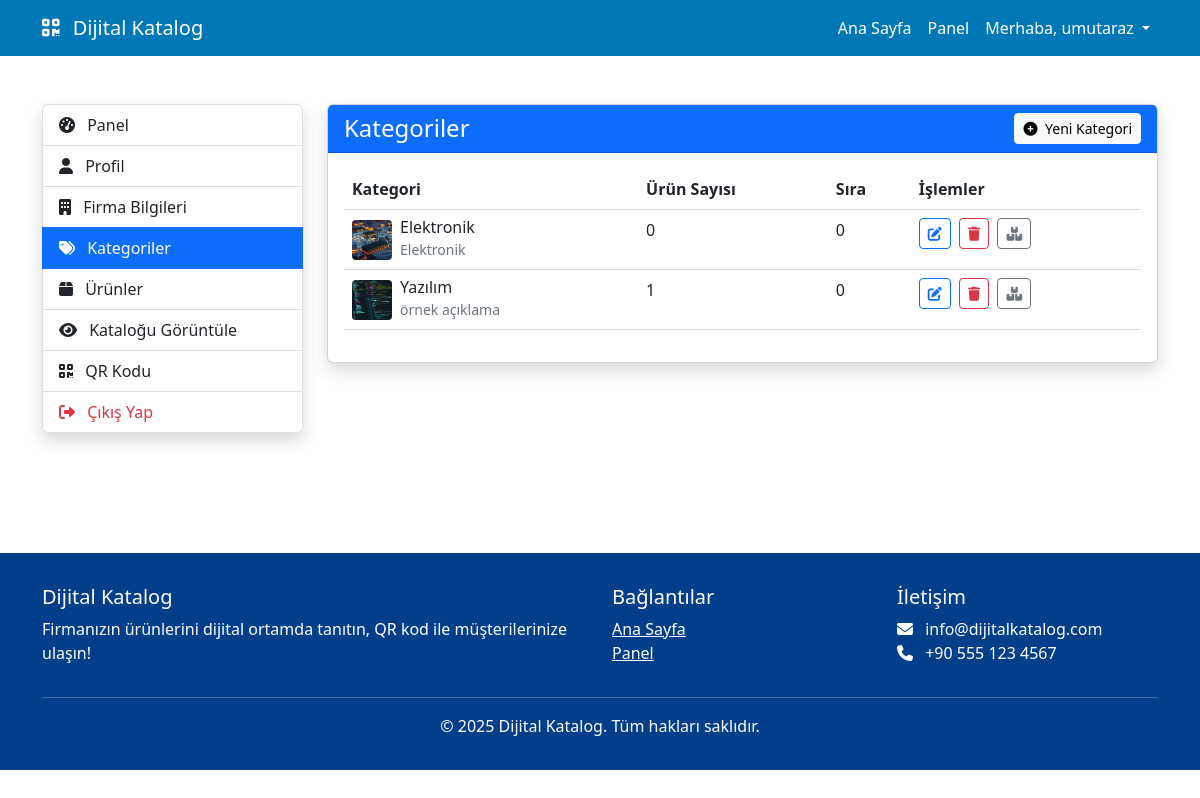
Page /categories/ (signed in) on the committed database.
### catalog/models.py (models this page shows, shortened)
class Category(models.Model):
    company = models.ForeignKey(Company, on_delete=models.CASCADE, related_name="categories", verbose_name="Firma")
    name = models.CharField(max_length=100, verbose_name="Kategori Adı")
    description = models.TextField(blank=True, verbose_name="Açıklama")
    image = models.ImageField(upload_to="categories/", blank=True, null=True, verbose_name="Resim")
    order = models.PositiveIntegerField(default=0, verbose_name="Sıralama")
    class Meta:
        verbose_name = "Kategori"
        verbose_name_plural = "Kategoriler"
        ordering = ["order", "name"]

### catalog/views.py (the view)
# urls.py: path('categories/', views.category_list_view, name='category_list'),
@login_required
def category_list_view(request):
    try:
        company = Company.objects.get(user=request.user)
        categories = company.categories.all()
    except Company.DoesNotExist:
        return redirect('create_company')
    context = {
        'company': company,
        'categories': categories,
    }
    return render(request, 'catalog/category_list.html', context)

### templates/catalog/category_list.html (shortened to what this page needs)
{% extends 'base.html' %}
{% block content %}
<div class="container py-5">
    <div class="row">
        <div class="col-md-3 mb-4">
            <div class="list-group shadow">
                <a href="{% url 'dashboard' %}" class="list-group-item list-group-item-action">
                    <i class="fas fa-tachometer-alt me-2"></i> Panel
                </a>
                <a href="{% url 'update_profile' %}" class="list-group-item list-group-item-action">
                    <i class="fas fa-user me-2"></i> Profil
                </a>
                <a href="{% url 'update_company' %}" class="list-group-item list-group-item-action">
                    <i class="fas fa-building me-2"></i> Firma Bilgileri
                </a>
                <a href="{% url 'catalog:category_list' %}" class="list-group-item list-group-item-action active">
                    <i class="fas fa-tags me-2"></i> Kategoriler
                </a>
                <a href="{% url 'catalog:product_list' %}" class="list-group-item list-group-item-action">
                    <i class="fas fa-box me-2"></i> Ürünler
                </a>
                <a href="{% url 'catalog:company_catalog' company.slug %}" class="list-group-item list-group-item-action">
                    <i class="fas fa-eye me-2"></i> Kataloğu Görüntüle
                </a>
                <a href="{% url 'catalog:generate_qr' company.slug %}" class="list-group-item list-group-item-action" target="_blank">
                    <i class="fas fa-qrcode me-2"></i> QR Kodu
                </a>
                <a href="{% url 'logout' %}" class="list-group-item list-group-item-action text-danger">
                    <i class="fas fa-sign-out-alt me-2"></i> Çıkış Yap
                </a>
            </div>
        </div>
        <div class="col-md-9">
            <div class="card shadow">
                <div class="card-header bg-primary text-white d-flex justify-content-between align-items-center">
                    <h4 class="mb-0">Kategoriler</h4>
                    <a href="{% url 'catalog:category_create' %}" class="btn btn-light btn-sm">
                        <i class="fas fa-plus-circle me-1"></i> Yeni Kategori
                    </a>
                </div>
                <div class="card-body">
                    {% if categories %}
                        <div class="table-responsive">
                            <table class="table table-hover">
                                <thead>
                                    <tr>
                                        <th>Kategori</th>
                                        <th>Ürün Sayısı</th>
                                        <th>Sıra</th>
                                        <th>İşlemler</th>
                                    </tr>
                                </thead>
                                <tbody>
                                    {% for category in categories %}
                                        <tr>
                                            <td>
                                                <div class="d-flex align-items-center">
                                                    {% if category.image %}
                                                        <img src="{{ category.image.url }}" alt="{{ category.name }}" class="me-2" style="width: 40px; height: 40px; object-fit: cover; border-radius: 4px;">
                                                    {% else %}
                                                        <div class="bg-light d-flex justify-content-center align-items-center me-2" style="width: 40px; height: 40px; border-radius: 4px;">
                                                            <i class="fas fa-tag text-muted"></i>
                                                        </div>
                                                    {% endif %}
                                                    <div>
                                                        <h6 class="mb-0">{{ category.name }}</h6>
                                                        {% if category.description %}
                                                            <small class="text-muted">{{ category.description|truncatechars:50 }}</small>
                                                        {% endif %}
                                                    </div>
                                                </div>
                                            </td>
                                            <td>{{ category.products.count }}</td>
                                            <td>{{ category.order }}</td>
                                            <td>
                                                <a href="{% url 'catalog:category_update' category.id %}" class="btn btn-sm btn-outline-primary">
                                                    <i class="fas fa-edit"></i>
                                                </a>
                                                <a href="{% url 'catalog:category_delete' category.id %}" class="btn btn-sm btn-outline-danger ms-1">
                                                    <i class="fas fa-trash"></i>
                                                </a>
                                                <a href="{% url 'catalog:product_list' %}?category={{ category.id }}" class="btn btn-sm btn-outline-secondary ms-1">
                                                    <i class="fas fa-boxes"></i>
                                                </a>
                                            </td>
                                        </tr>
                                    {% endfor %}
                                </tbody>
                            </table>
                        </div>
                    {% endif %}
                </div>
            </div>
        </div>
    </div>
</div>
{% endblock %}

### templates/base.html (shortened to what this page needs)
<!DOCTYPE html>
<html lang="tr">
<head>
    <link href="https://cdn.jsdelivr.net/npm/bootstrap@5.2.3/dist/css/bootstrap.min.css" rel="stylesheet">
    <link rel="stylesheet" href="https://cdnjs.cloudflare.com/ajax/libs/font-awesome/6.4.0/css/all.min.css">
</head>
<body>
    <header>
        <nav class="navbar navbar-expand-lg navbar-dark">
            <div class="container">
                <a class="navbar-brand" href="{% url 'catalog:home' %}">
                    <i class="fas fa-qrcode me-2"></i> Dijital Katalog
                </a>
                <div class="collapse navbar-collapse" id="navbarNav">
                    <ul class="navbar-nav ms-auto">
                        <li class="nav-item">
                            <a class="nav-link" href="{% url 'catalog:home' %}">Ana Sayfa</a>
                        </li>
                        {% if user.is_authenticated %}
                            <li class="nav-item">
                                <a class="nav-link" href="{% url 'dashboard' %}">Panel</a>
                            </li>
                            <li class="nav-item dropdown">
                                <a class="nav-link dropdown-toggle" href="#" role="button" data-bs-toggle="dropdown">
                                    Merhaba, {{ user.username }}
                                </a>
                            </li>
                        {% endif %}
                    </ul>
                </div>
            </div>
        </nav>
    </header>
    <main>
        {% block content %}{% endblock %}
    </main>
    <footer class="footer">
        <div class="container">
            <div class="row">
                <div class="col-md-6">
                    <h5>Dijital Katalog</h5>
                    <p>Firmanızın ürünlerini dijital ortamda tanıtın, QR kod ile müşterilerinize ulaşın!</p>
                </div>
                <div class="col-md-3">
                    <h5>Bağlantılar</h5>
                    <ul class="list-unstyled">
                        <li><a href="{% url 'catalog:home' %}" class="text-white">Ana Sayfa</a></li>
                        {% if user.is_authenticated %}
                            <li><a href="{% url 'dashboard' %}" class="text-white">Panel</a></li>
                        {% else %}
                            <li><a href="{% url 'login' %}" class="text-white">Giriş Yap</a></li>
                            <li><a href="{% url 'register' %}" class="text-white">Kayıt Ol</a></li>
                        {% endif %}
                    </ul>
                </div>
                <div class="col-md-3">
                    <h5>İletişim</h5>
                    <ul class="list-unstyled">
                        <li><i class="fas fa-envelope me-2"></i> info@dijitalkatalog.com</li>
                        <li><i class="fas fa-phone me-2"></i> +90 555 123 4567</li>
                    </ul>
                </div>
            </div>
            <hr class="bg-white">
            <div class="text-center">
                <p class="mb-0">&copy; {% now "Y" %} Dijital Katalog. Tüm hakları saklıdır.</p>
            </div>
        </div>
    </footer>
</body>
</html>

### templates/base.html (style rules this page uses)
:root { --primary-color: #0077b6; --secondary-color: #023e8a; --accent-color: #ff9e00; --text-color: #333; --light-bg: #f8f9fa; }
body { font-family: 'Segoe UI', Tahoma, Geneva, Verdana, sans-serif; color: var(--text-color); }
.navbar { background-color: var(--primary-color); }
.navbar-brand, .nav-link { color: white !important; }
.card { transition: transform 0.3s; margin-bottom: 1.5rem; }
.footer { background-color: var(--secondary-color); color: white; padding: 2rem 0; margin-top: 3rem; }

### rows in the picture
Category: image (picture), name "Elektronik", description "Elektronik", products.count "0", order "0"
Category: image (picture), name "Yazılım", description "örnek açıklama", products.count "1", order "0"

### other values in the picture
{{ user.username }} "umutaraz"
